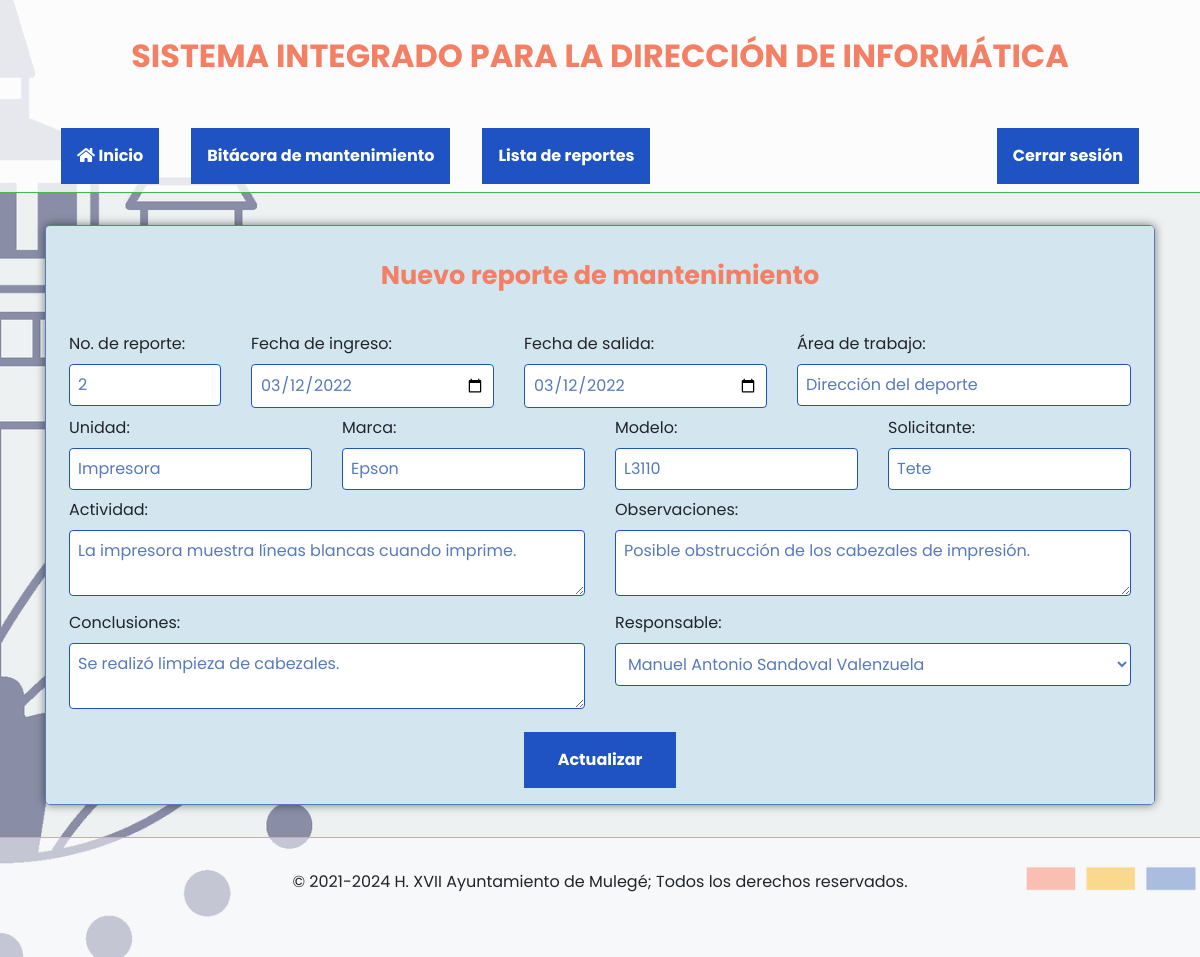
/editar_reporte_mantenimiento/2 (signed in), run on the app's committed database.
### tables this page shows
CREATE TABLE `bitacora_mantenimiento` (
  `reporte` int(11) NOT NULL,
  `fecha_ingreso` date NOT NULL,
  `fecha_salida` date NOT NULL,
  `area_trabajo` varchar(40) NOT NULL,
  `unidad` varchar(40) NOT NULL,
  `marca` varchar(40) NOT NULL,
  `modelo` varchar(40) NOT NULL,
  `solicitante` varchar(80) NOT NULL,
  `actividad` text NOT NULL,
  `observaciones` text NOT NULL,
  `conclusiones` text NOT NULL,
  `responsable` varchar(40) NOT NULL
);

### lib/class_reportes_mantenimiento.php (called while the page is built, shortened)
<?php
class reportes_mantenimiento {
  function infoReporte($connect, $reporte) {
    $sql = "SELECT * FROM bitacora_mantenimiento WHERE reporte = $reporte";
    $query = mysqli_query($connect, $sql);
    $row = mysqli_fetch_array($query);
    return array(
      'reporte' => $row['reporte'],
      'fecha_ingreso' => $row['fecha_ingreso'],
      'fecha_salida' => $row['fecha_salida'],
      'area_trabajo' => $row['area_trabajo'],
      'unidad' => $row['unidad'],
      'marca' => $row['marca'],
      'modelo' => $row['modelo'],
      'solicitante' => $row['solicitante'],
      'actividad' => $row['actividad'],
      'observaciones' => $row['observaciones'],
      'conclusiones' => $row['conclusiones'],
      'responsable' => $row['responsable']
    );
  }
}
?>

### lib/class_lista_usuarios.php (called while the page is built, shortened)
<?php
class lista_usuarios {
  function listaDeUsuarios($connect) {
    $sql = "SELECT id, usuario, nombre, area FROM usuarios";
    $query = mysqli_query($connect, $sql);
    while ($row = mysqli_fetch_array($query)) {
      $usuarios[] = array(
        'id' => $row['id'],
        'usuario' => $row['usuario'],
        'nombre' => $row['nombre'],
        'area' => $row['area']
      );
    }
    if (isset($usuarios)) { return $usuarios; }
    else { return null; }
  }
}
?>

### editar_reporte_mantenimiento.php (the view, shortened to what this page needs)
<?php
require_once 'lib/class_reportes_mantenimiento.php';
require_once 'lib/class_lista_usuarios.php';
$reportes = new reportes_mantenimiento;
$usuarios = new lista_usuarios;
$info_reporte = $reportes -> infoReporte($connect, $parametro_2);
$lista_usuarios = $usuarios -> listaDeUsuarios($connect);
include_once 'header.php';
include_once 'menu.php';
?>
<main class="container">
  <section class="row">
    <div class="col-12">
      <div class="contenedor">
        <div class="titulo-contenedor">
          <h2>Nuevo reporte de mantenimiento</h2>
        </div>
        <div class="contenido-contenedor">
          <form class="container-fluid" action="/lib/procesar_info_reporte_mantenimiento.php" method="post">
            <div class="row justify-content-center">
              <div class="col-2">
                <label for="reporte">No. de reporte:</label><br>
                <input id="reporte" type="text" name="reporte" value="<?php echo $info_reporte['reporte']; ?>">
              </div>
              <div class="col-3">
                <label for="fecha_ingreso">Fecha de ingreso:</label><br>
                <input id="fecha_ingreso" type="date" name="fecha_ingreso" value="<?php echo $info_reporte['fecha_ingreso']; ?>">
              </div>
              <div class="col-3">
                <label for="fecha_salida">Fecha de salida:</label><br>
                <input id="fecha_salida" type="date" name="fecha_salida" value="<?php echo $info_reporte['fecha_salida']; ?>">
              </div>
              <div class="col-4">
                <label for="area_trabajo">Área de trabajo:</label><br>
                <input id="area_trabajo" type="text" name="area_trabajo" value="<?php echo $info_reporte['area_trabajo']; ?>">
              </div>
              <div class="col-3">
                <label for="unidad">Unidad:</label><br>
                <input id="unidad" type="text" name="unidad" value="<?php echo $info_reporte['unidad']; ?>">
              </div>
              <div class="col-3">
                <label for="marca">Marca:</label><br>
                <input id="marca" type="text" name="marca" value="<?php echo $info_reporte['marca']; ?>">
              </div>
              <div class="col-3">
                <label for="modelo">Modelo:</label><br>
                <input id="modelo" type="text" name="modelo" value="<?php echo $info_reporte['modelo']; ?>">
              </div>
              <div class="col-3">
                <label for="solicitante">Solicitante:</label><br>
                <input id="solicitante" type="text" name="solicitante" value="<?php echo $info_reporte['solicitante']; ?>">
              </div>
              <div class="col-6">
                <label for="actividad">Actividad:</label><br>
                <textarea id="actividad" name="actividad"><?php echo $info_reporte['actividad']; ?></textarea>
              </div>
              <div class="col-6">
                <label for="observaciones">Observaciones:</label><br>
                <textarea id="observaciones" name="observaciones"><?php echo $info_reporte['observaciones']; ?></textarea>
              </div>
              <div class="col-6">
                <label for="conclusiones">Conclusiones:</label><br>
                <textarea id="conclusiones" name="conclusiones"><?php echo $info_reporte['conclusiones']; ?></textarea>
              </div>
              <div class="col-6">
                <label for="responsable">Responsable:</label><br>
                <select name="responsable" required>
                  <?php if (isset($lista_usuarios)): ?>
                    <?php foreach ($lista_usuarios as $usr): ?>
                      <?php if ($usr['nombre'] == $info_reporte['responsable']): ?>
                        <option value="<?php echo $usr['nombre']; ?>" selected><?php echo $usr['nombre']; ?></option>
                        <?php else: ?>
                          <option value="<?php echo $usr['nombre']; ?>"><?php echo $usr['nombre']; ?></option>
                      <?php endif; ?>
                    <?php endforeach; ?>
                  <?php endif; ?>
                </select>
              </div>
              <div class="col-2 centrar-botones">
                <input type="submit" name="accion" value="Actualizar">
              </div>
            </div>
          </form>
        </div>
      </div>
    </div>
  </section>
</main>
<?php
include_once 'footer.php';
?>

### css/style.css (style rules this page uses)
* { font-family: 'Poppins', sans-serif; box-sizing: border-box; margin: 0; padding: 0; }
html, body { font-size: 16px; margin: 0; padding: 0; }
body { background: url('../img/bg4.png') no-repeat fixed center / cover; }
h1, h2, h3 { font-weight: bold; text-align: center; color: #f38065; }
h2 { font-size: 1.6rem; margin: 1em 0; }
input[type='text'], input[type='email'], input[type='date'], input[type='number'], input[type='password'], input[type='file'], textarea, select { font-size: 1rem; width: 100%; margin-bottom: .5em; padding: .5em; color: #567abc; border: 1px solid #1f53c4; border-radius: 4px; background: white; }
input[type='submit'], input[type='reset'], button, .enlace-boton { font-size: 1rem; font-weight: bold; display: inline-block; min-width: 50px; max-width: 500px; width: 100%; margin: .5em auto; padding: 1em; text-align: center; color: white; border: none; background: #1f53c4; }
main { z-index: 0; overflow: hidden; min-height: 70vh; }
.contenedor { overflow: hidden; width: 100%; margin: 2rem auto; padding: 0; border: 1px solid #567abc; border-radius: 5px; box-shadow: 0 0 10px rgba(0, 0, 0, .5); }
.titulo-contenedor { line-height: 1.5em; width: 100%; min-height: 1.5em; padding: .5em; background: #d3e6ef; }
.contenido-contenedor { width: 100%; padding: .5em; background-color: #d3e6ef; }
.centrar-botones { text-align: center; }

### data on the page
bitacora_mantenimiento: reporte "2", fecha_ingreso "03/12/2022", fecha_salida "03/12/2022", area_trabajo "Dirección del deporte", unidad "Impresora", marca "Epson", modelo "L3110", solicitante "Tete", actividad "La impresora muestra líneas blancas cuando imprime.", observaciones "Posible obstrucción de los cabezales de impresión.", conclusiones "Se realizó limpieza de cabezales."

### other printed values
form field responsable "Manuel Antonio Sandoval Valenzuela"
